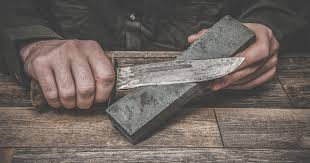
#> input picture smoothing operations/images.jpg, 310 x 163 px
$ jupyter execute Filtering_image.ipynb
#> lines starting #> are read from the running program, lines starting #| are printed output that depends on the picture
[cell 1]
import cv2
import numpy as np
import matplotlib.pyplot as plt

[cell 2]
img = cv2.imread("images.jpg")
#> img is the input picture: shape (163, 310, 3); mean B, G, R 94.1, 99.2, 108.1
img = cv2.resize(img,(150,150))
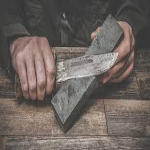
#> img: shape (150, 150, 3); mean B, G, R 94, 99.1, 108
plt.imshow(img)

[cell 3]
m, n , k =  img.shape
#> m = 150; n = 150; k = 3

[cell 4]
# making average filter
mask = np.ones([3,3] , dtype=int)
mask = mask / 9
mask

[cell 5]
filtered_img = np.zeros([m,n,k])
print(f'filter image size : {filtered_img.shape}')
#| filter image size : (150, 150, 3)
filtered_img

[cell 6]
for k in range(3):
    for i in range(1 , m-1 ):
        for j in range(1 , n-1):
            temp = ((img[i-1,j-1,k]*mask[0,0]) + (img[i-1 , j,k] * mask[0,1]) + (img[i-1 , j+1,k] * mask[0,2])
                + (img[i, j-1,k]*mask[1, 0]) + (img[i, j,k]*mask[1, 1]) + (img[i, j + 1,k]*mask[1, 2])
                + (img[i + 1, j-1,k]*mask[2, 0])+ (img[i + 1, j,k]*mask[2, 1])+ (img[i + 1, j + 1,k]*mask[2, 2]) )
            filtered_img[i,j,k] = temp
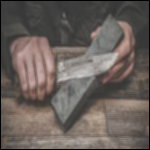
#> filtered_img: shape (150, 150, 3) float64; mean B, G, R 92, 97, 105.8

[cell 7]
plt.figure(figsize=(13,5))
plt.subplot(121)
plt.imshow(filtered_img.astype(int))
plt.title("After Avrage filtering")
plt.subplot(122)
plt.imshow(img)
plt.title("Original Image")
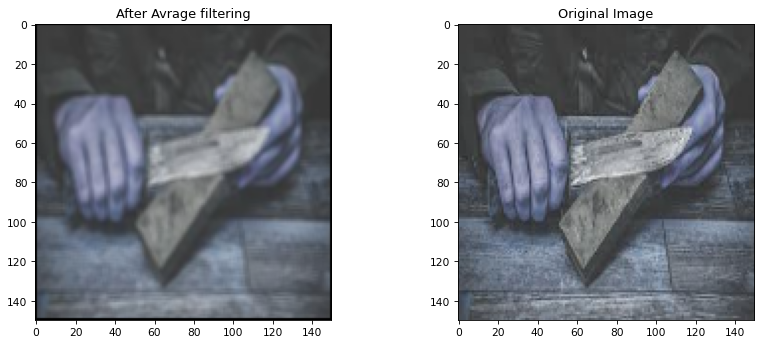
#> figure drawn by matplotlib, 2 panels; B, G, R data is drawn as R, G, B

[cell 8]
mask = np.ones([3,3] , dtype=int)
mask = mask / 16
mask

[cell 9]
for k in range(3):
    for i in range(1 , m-1 ):
        for j in range(1 , n-1):
            temp = ((img[i-1,j-1,k]*mask[0,0]) + (img[i-1 , j,k] * mask[0,1]) + (img[i-1 , j+1,k] * mask[0,2])
                + (img[i, j-1,k]*mask[1, 0]) + (img[i, j,k]*mask[1, 1]) + (img[i, j + 1,k]*mask[1, 2])
                + (img[i + 1, j-1,k]*mask[2, 0])+ (img[i + 1, j,k]*mask[2, 1])+ (img[i + 1, j + 1,k]*mask[2, 2]) )
            filtered_img[i,j,k] = temp
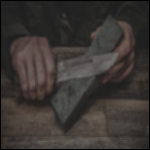
#> filtered_img: shape (150, 150, 3) float64; mean B, G, R 51.7, 54.6, 59.5

[cell 10]
plt.figure(figsize=(13,5))
plt.subplot(121)
plt.imshow(filtered_img.astype(int))
plt.title("Stastical filtering")
plt.subplot(122)
plt.imshow(img)
plt.title("Original Image")
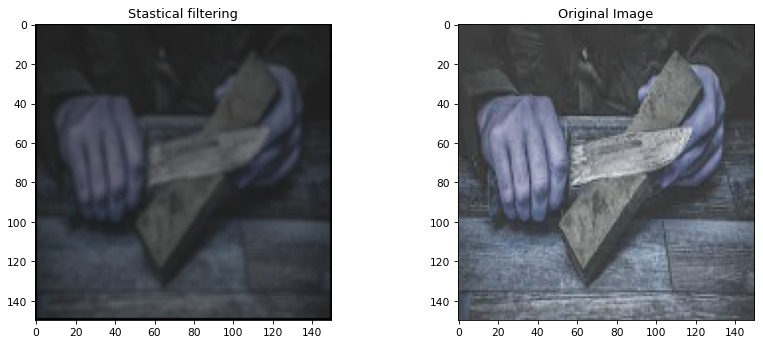
#> figure drawn by matplotlib, 2 panels; B, G, R data is drawn as R, G, B
